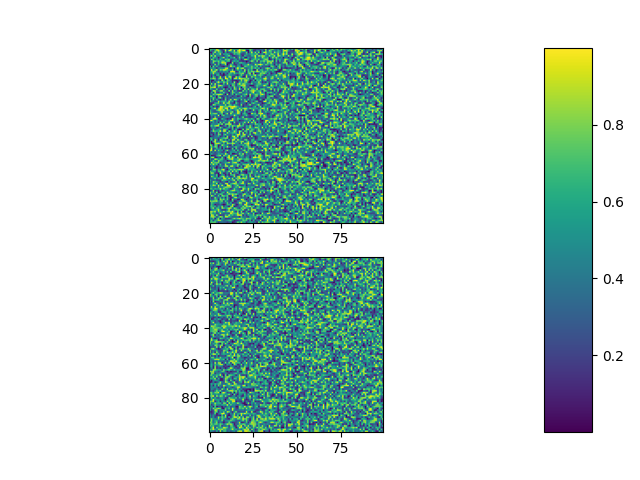

The Python source for this figure:
# 引入所需库
import matplotlib
import matplotlib.pyplot as plt
import numpy as np
matplotlib.use('TkAgg')


# 设置随机数种子
np.random.seed(19680801)

plt.subplot(211)
plt.imshow(np.random.random((100, 100)))
plt.subplot(212)
plt.imshow(np.random.random((100, 100)))

# 调整子图的布局，将底部边距设置为0.1，右侧边距设置为0.8，顶部边距设置为0.9
plt.subplots_adjust(bottom=0.1, right=0.8, top=0.9)
# 创建一个矩形区域，用于放置颜色图例
cax = plt.axes((0.85, 0.1, 0.075, 0.8))
# 在当前子图中添加一个颜色图例
plt.colorbar(cax=cax)

plt.show()
